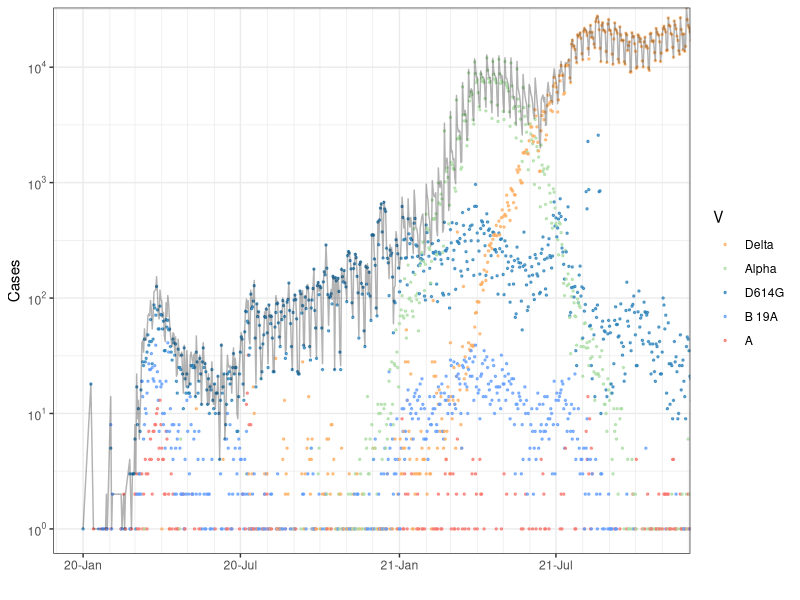

This figure's R source: (Note: this script raises an error after producing the figure.)
rm(list = ls())
library(dplyr)
library(ggplot2)
library(scales)
library(RColorBrewer)

result = read.csv('VOC_gisaid.csv')
result$date = as.Date(result$date)
df = result

VOC = c("Delta","Alpha","D614G","B 19A","A")
names(VOC) = c("GK","GRY","G","S","L")
df = df[df$GISAID_clade %in% names(VOC),]
df$V = NA
for (i in 1:length(VOC)) {
  df$V[df$GISAID_clade == names(VOC)[i]] = VOC[i]
}
df$V = factor(df$V, levels = VOC)
dfall = df %>% group_by(date) %>%
  summarise(yall = sum(count))

brews = brewer.pal(n=4,name = "Spectral")
values = c(brews[2:4], hue_pal()(3)[c(3,1)])
p = ggplot() +
  geom_point(data = df, 
            aes(x = date, y = count, 
                group = V, color= V),
            size = 0.5) +
  geom_line(data = dfall,
            aes(x = date, y = yall),
            linewidth = 0.5, alpha = 0.3) +
  scale_y_continuous(trans='log10', 
                     breaks = c(1,10,100,1000,10000),
                     labels = c(expression(10^0),expression(10^1),
                                expression(10^2), expression(10^3),
                                expression(10^4))) +
  scale_fill_manual(values = alpha(values, 0.3)) +
  scale_color_manual(values = alpha(values, 0.7)) +
  labs(x = "", y = "") +
  theme_bw() +
  theme(legend.position = "right",
        plot.title = element_text(hjust = 0.5)) +
  scale_x_date(breaks = seq(as.Date('2020-01-01'), as.Date('2022-11-01'), by="6 months"),
               minor_breaks = seq(as.Date('2019-12-01'), as.Date('2022-11-01'), by ='1 month'),
               date_labels = "%y-%b") +
  xlab('') + ylab('Cases') + 
  coord_cartesian(xlim = c(as.Date('2019-12-31'), as.Date('2021-10-31')),
                  ylim = c(1,2*10^4)) 
pdf(paste0("Output/VOC_gisaid_growth.pdf"), width = 3.5, height = 1.8)
print(p)
dev.off()
